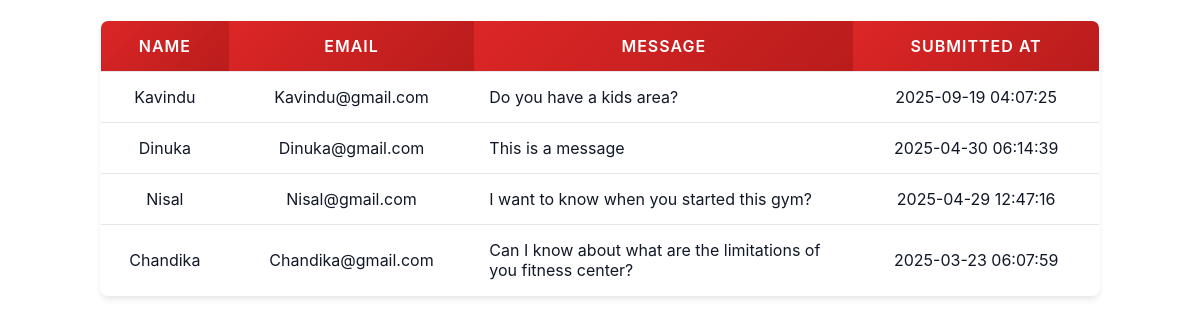
Screenshot of /fetch_inquiries.php (signed in) with the database file from the repository.
### tables this page shows
CREATE TABLE `contact_messages` (
  `id` int(11) NOT NULL,
  `name` varchar(100) NOT NULL,
  `email` varchar(100) NOT NULL,
  `message` text NOT NULL,
  `submitted_at` timestamp NOT NULL DEFAULT current_timestamp()
);

### fetch_inquiries.php (the view, shortened to what this page needs)
<?php
$host = "localhost";
$user = "root";
$pass = "";
$dbname = "fitzone_db";
$conn = new mysqli($host, $user, $pass, $dbname);
?>
<div class="contact-inquiries-container">
<?php
$sql = "SELECT name, email, message, submitted_at FROM contact_messages ORDER BY submitted_at DESC";
$result = $conn->query($sql);
if ($result && $result->num_rows > 0) {
    echo "<table>";
    echo "<tr><th>Name</th><th>Email</th><th>Message</th><th>Submitted At</th></tr>";
    while ($row = $result->fetch_assoc()) {
        echo "<tr>";
        echo "<td>" . htmlspecialchars($row["name"]) . "</td>";
        echo "<td>" . htmlspecialchars($row["email"]) . "</td>";
        echo "<td>" . htmlspecialchars($row["message"]) . "</td>";
        echo "<td>" . htmlspecialchars($row["submitted_at"]) . "</td>";
        echo "</tr>";
    }
    echo "</table>";
} else {
    echo "<p>No inquiries found.</p>";
}
?>
</div>

### fetch_inquiries.php (style rules this page uses)
.contact-inquiries-container * { box-sizing: border-box; font-family: -apple-system, BlinkMacSystemFont, 'Segoe UI', Roboto, sans-serif; }
.contact-inquiries-container { --primary-color: #dc2626; --primary-dark: #b91c1c; --primary-light: #ef4444; --accent-color: #f59e0b; --bg-card: rgba(255, 255, 255, 0.1); --text-primary: #111827; --text-inverse: #ffffff; --border-color: #e5e7eb; --shadow-md: 0 4px 6px -1px rgba(0, 0, 0, 0.1); --gradient-primary: linear-gradient(135deg, #dc2626, #b91c1c); --transition-base: 250ms ease; }
.contact-inquiries-container table { width: 100%; max-width: 1000px; margin: 20px auto; border-collapse: collapse; background: var(--bg-card); backdrop-filter: blur(5px); border: 1px solid var(--border-color); border-radius: 8px; overflow: hidden; box-shadow: var(--shadow-md); }
.contact-inquiries-container th { padding: 15px; text-align: center; border-bottom: 1px solid var(--border-color); font-size: 16px; background: var(--gradient-primary); color: var(--text-inverse); font-weight: 600; text-transform: uppercase; letter-spacing: 1px; }
.contact-inquiries-container td { padding: 15px; text-align: center; border-bottom: 1px solid var(--border-color); font-size: 16px; color: var(--text-primary); }
.contact-inquiries-container td:nth-child(3) { text-align: left; max-width: 300px; word-wrap: break-word; overflow-wrap: break-word; }
.contact-inquiries-container tr:last-child td { border-bottom: none; }
.contact-inquiries-container tr:nth-child(even) { background: rgba(255, 255, 255, 0.05); }

### rows the page displays
contact_messages: name "Kavindu", email "Kavindu@gmail.com", message "Do you have a kids area?", submitted_at "2025-09-19 04:07:25"
contact_messages: name "Dinuka", email "Dinuka@gmail.com", message "This is a message", submitted_at "2025-04-30 06:14:39"
contact_messages: name "Nisal", email "Nisal@gmail.com", message "I want to know when you started this gym?", submitted_at "2025-04-29 12:47:16"
contact_messages: name "Chandika", email "Chandika@gmail.com", message "Can I know about what are the limitations of you fitness center?", submitted_at "2025-03-23 06:07:59"
